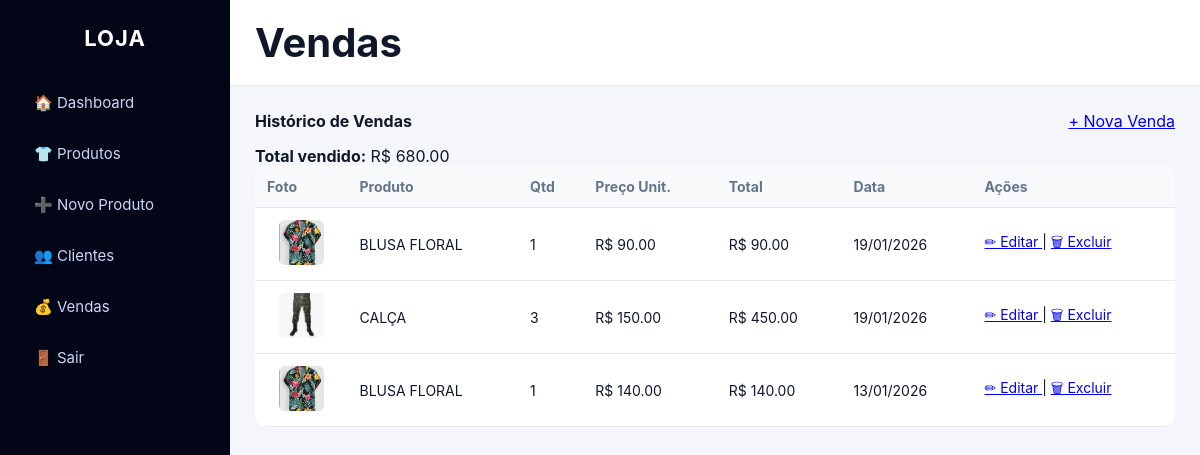
Page /vendas (signed in) on the committed database.
### app.py (models this page shows)
class Venda(db.Model):
    id = db.Column(db.Integer, primary_key=True)
    produto_id = db.Column(db.Integer, db.ForeignKey("produto.id"), nullable=False)
    quantidade = db.Column(db.Integer, nullable=False)
    preco_unitario = db.Column(db.Float, nullable=False)
    data = db.Column(db.DateTime, default=datetime.utcnow)
    produto = db.relationship("Produto")

class Produto(db.Model):
    id = db.Column(db.Integer, primary_key=True)
    codigo = db.Column(db.String(30), unique=True, nullable=False)
    nome = db.Column(db.String(100), nullable=False)
    preco_custo = db.Column(db.Float, nullable=False)
    preco_venda = db.Column(db.Float, nullable=False)
    quantidade = db.Column(db.Integer, nullable=False)
    imagem = db.Column(db.String(200))

### app.py (the view)
@app.route("/vendas")
@login_required
def listar_vendas():
    vendas = Venda.query.order_by(Venda.data.desc()).all()
    total = sum(v.quantidade * v.preco_unitario for v in vendas)
    return render_template(
        "vendas.html",
        vendas=vendas,
        total_vendido=total
    )

### app.py (called while the page is built)
@login_manager.user_loader
def load_user(user_id):
    return Usuario.query.get(int(user_id))

### templates/vendas.html (shortened to what this page needs)
{% extends "base.html" %}
{% block header %}Vendas{% endblock %}
{% block content %}
<div class="card">
    <div style="display:flex;justify-content:space-between;align-items:center;margin-bottom:15px;">
        <strong>Histórico de Vendas</strong>
        <a href="{{ url_for('nova_venda') }}" class="btn-primary">
            + Nova Venda
        </a>
    </div>
    <p>
        <strong>Total vendido:</strong>
        R$ {{ "%.2f"|format(total_vendido) }}
    </p>
    {% if vendas %}
    <table width="100%" cellspacing="0">
        <thead>
            <tr>
                <th>Foto</th>
                <th>Produto</th>
                <th>Qtd</th>
                <th>Preço Unit.</th>
                <th>Total</th>
                <th>Data</th>
                <th>Ações</th>
            </tr>
        </thead>
        <tbody>
            {% for v in vendas %}
            <tr>
                <td style="text-align:center;">
                    {% if v.produto.imagem %}
                        <a href="{{ url_for('static', filename='uploads/' ~ v.produto.imagem) }}" target="_blank">
                            <img
                                src="{{ url_for('static', filename='uploads/' ~ v.produto.imagem) }}"
                                style="width:45px;height:45px;object-fit:cover;border-radius:6px;"
                            >
                        </a>
                    {% else %}
                        —
                    {% endif %}
                </td>
                <td>{{ v.produto.nome }}</td>
                <td>{{ v.quantidade }}</td>
                <td>
                    R$ {{ "%.2f"|format(v.preco_unitario) }}
                </td>
                <td>
                    R$ {{ "%.2f"|format(v.quantidade * v.preco_unitario) }}
                </td>
                <td>
                    {{ v.data.strftime("%d/%m/%Y") }}
                </td>
                <td>
                    <a href="{{ url_for('editar_venda', venda_id=v.id) }}">
                        ✏ Editar
                    </a>
                    |
                    <a href="{{ url_for('excluir_venda', venda_id=v.id) }}"
                       onclick="return confirm('Deseja excluir esta venda?')">
                        🗑 Excluir
                    </a>
                </td>
            </tr>
            {% endfor %}
        </tbody>
    </table>
    {% else %}
        <p>Nenhuma venda registrada.</p>
    {% endif %}
</div>
{% endblock %}

### templates/base.html (shortened to what this page needs)
<!DOCTYPE html>
<html lang="pt-br">
<head>
    <link rel="stylesheet" href="{{ url_for('static', filename='style.css') }}">
</head>
<body>
<div class="wrapper">
    <aside class="sidebar">
        <h2 class="logo">LOJA</h2>
        <nav class="menu">
            <a href="{{ url_for('dashboard') }}">🏠 Dashboard</a>
            <a href="{{ url_for('listar_produtos') }}">👕 Produtos</a>
            <a href="{{ url_for('novo_produto') }}">➕ Novo Produto</a>
            <a href="#">👥 Clientes</a>
            <a href="{{ url_for('listar_vendas') }}">💰 Vendas</a>
        </nav>
        <a class="logout" href="{{ url_for('logout') }}">🚪 Sair</a>
    </aside>
    <main class="main">
        <header class="topbar">
            <h1>{% block header %}{% endblock %}</h1>
        </header>
        <section class="content">
            {% block content %}{% endblock %}
        </section>
    </main>
</div>
</body>
</html>

### static/style.css (style rules this page uses)
* { margin: 0; padding: 0; box-sizing: border-box; font-family: "Inter", system-ui, -apple-system, BlinkMacSystemFont, sans-serif; }
:root { --bg: #f4f6fb; --sidebar: #020617; --sidebar-hover: #020617; --primary: #2563eb; --success: #16a34a; --danger: #dc2626; --text: #0f172a; --muted: #64748b; --card: #ffffff; --border: #e5e7eb; }
body { background: var(--bg); color: var(--text); }
.wrapper { display: flex; min-height: 100vh; }
.sidebar { width: 230px; background: var(--sidebar); color: #fff; padding: 25px 20px; display: flex; flex-direction: column; }
.sidebar h2 { text-align: center; margin-bottom: 30px; font-size: 22px; letter-spacing: 1px; }
.sidebar a { color: #cbd5f5; text-decoration: none; padding: 12px 14px; border-radius: 8px; margin-bottom: 8px; display: block; font-size: 15px; transition: all 0.2s ease; }
.main { flex: 1; display: flex; flex-direction: column; }
.topbar { background: #fff; padding: 18px 25px; border-bottom: 1px solid var(--border); font-size: 20px; font-weight: 600; }
.content { padding: 25px; }
table { width: 100%; border-collapse: collapse; background: #fff; border-radius: 12px; overflow: hidden; }
table th, table td { padding: 12px; border-bottom: 1px solid var(--border); text-align: left; font-size: 14px; }
table th { background: #f8fafc; color: var(--muted); }

### rows in the picture
Venda: imagem (picture), produto.nome "BLUSA FLORAL", quantidade "1", preco_unitario "90.00", v.quantidade*v.preco_unitario "90.00", data "19/01/2026"
Venda: imagem (picture), produto.nome "CALÇA", quantidade "3", preco_unitario "150.00", v.quantidade*v.preco_unitario "450.00", data "19/01/2026"
Venda: imagem (picture), produto.nome "BLUSA FLORAL", quantidade "1", preco_unitario "140.00", v.quantidade*v.preco_unitario "140.00", data "13/01/2026"

### other values in the picture
{{ "%.2f"|format(total_vendido) }} "680.00"
